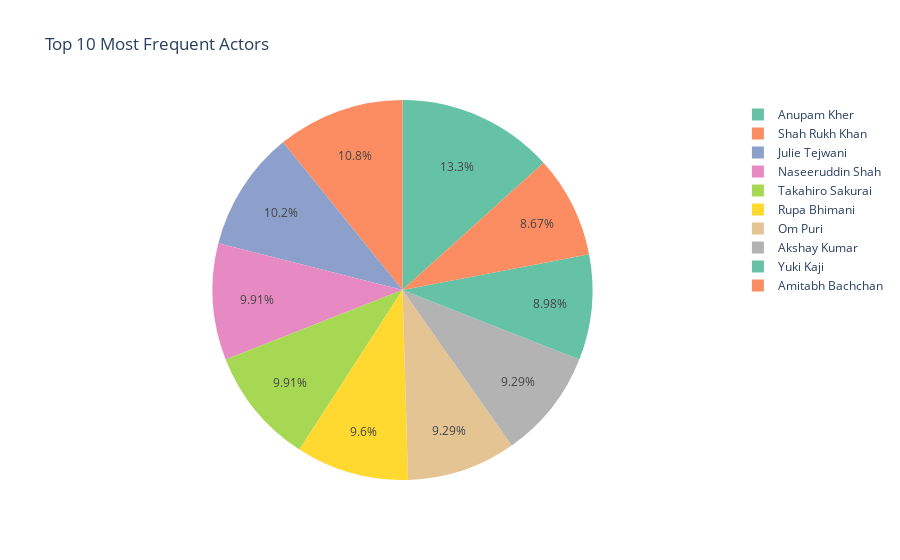

Write notebook code for a chart like this one.
### Code cell
fig = px.pie(
    actor_counts_df,
    names='actor',
    values='count',
    color='actor',
    color_discrete_sequence=px.colors.qualitative.Set2,
    title='Top 10 Most Frequent Actors'
)
fig.update_layout(showlegend=True, xaxis_title="Actor", yaxis_title="Count")
fig.show()

### Figure 1 — Plotly figure (JSON) as saved in the notebook; plotly's stock layout.template omitted (floating-point values rounded to 4 significant figures)
{"data": [{"customdata": [["Anupam Kher"], ["Shah Rukh Khan"], ["Julie Tejwani"], ["Naseeruddin Shah"], ["Takahiro Sakurai"], ["Rupa Bhimani"], ["Om Puri"], ["Akshay Kumar"], ["Yuki Kaji"], ["Amitabh Bachchan"]], "domain": {"x": [0, 1], "y": [0, 1]}, "hovertemplate": "actor=%{customdata[0]}<br>count=%{value}<extra></extra>", "labels": ["Anupam Kher", "Shah Rukh Khan", "Julie Tejwani", "Naseeruddin Shah", "Takahiro Sakurai", "Rupa Bhimani", "Om Puri", "Akshay Kumar", "Yuki Kaji", "Amitabh Bachchan"], "legendgroup": "", "marker": {"colors": ["rgb(102,194,165)", "rgb(252,141,98)", "rgb(141,160,203)", "rgb(231,138,195)", "rgb(166,216,84)", "rgb(255,217,47)", "rgb(229,196,148)", "rgb(179,179,179)", "rgb(102,194,165)", "rgb(252,141,98)"]}, "name": "", "showlegend": true, "type": "pie", "values": [43, 35, 33, 32, 32, 31, 30, 30, 29, 28]}], "layout": {"legend": {"tracegroupgap": 0}, "piecolorway": ["rgb(102,194,165)", "rgb(252,141,98)", "rgb(141,160,203)", "rgb(231,138,195)", "rgb(166,216,84)", "rgb(255,217,47)", "rgb(229,196,148)", "rgb(179,179,179)"], "showlegend": true, "title": {"text": "Top 10 Most Frequent Actors"}, "xaxis": {"title": {"text": "Actor"}}, "yaxis": {"title": {"text": "Count"}}}}
